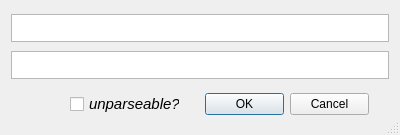
<?xml version="1.0" encoding="UTF-8"?>
<ui version="4.0">
 <class>Dialog</class>
 <widget class="QDialog" name="Dialog">
  <property name="windowModality">
   <enum>Qt::WindowModal</enum>
  </property>
  <property name="geometry">
   <rect>
    <x>0</x>
    <y>0</y>
    <width>400</width>
    <height>135</height>
   </rect>
  </property>
  <property name="minimumSize">
   <size>
    <width>400</width>
    <height>0</height>
   </size>
  </property>
  <property name="windowTitle">
   <string>Add New Line</string>
  </property>
  <property name="sizeGripEnabled">
   <bool>true</bool>
  </property>
  <layout class="QVBoxLayout" name="verticalLayout">
   <item>
    <widget class="QPlainTextEdit" name="newLine">
     <property name="minimumSize">
      <size>
       <width>360</width>
       <height>28</height>
      </size>
     </property>
     <property name="maximumSize">
      <size>
       <width>16777215</width>
       <height>28</height>
      </size>
     </property>
     <property name="toolTip">
      <string>new line</string>
     </property>
    </widget>
   </item>
   <item>
    <widget class="QPlainTextEdit" name="newGloss">
     <property name="minimumSize">
      <size>
       <width>360</width>
       <height>28</height>
      </size>
     </property>
     <property name="maximumSize">
      <size>
       <width>16777215</width>
       <height>28</height>
      </size>
     </property>
     <property name="toolTip">
      <string>new gloss (optional if line is unparseable)</string>
     </property>
    </widget>
   </item>
   <item>
    <layout class="QHBoxLayout" name="horizontalLayout">
     <property name="leftMargin">
      <number>40</number>
     </property>
     <item>
      <widget class="QCheckBox" name="parsingBox">
       <property name="minimumSize">
        <size>
         <width>110</width>
         <height>0</height>
        </size>
       </property>
       <property name="maximumSize">
        <size>
         <width>110</width>
         <height>16777215</height>
        </size>
       </property>
       <property name="font">
        <font>
         <pointsize>11</pointsize>
         <italic>true</italic>
        </font>
       </property>
       <property name="toolTip">
        <string>check this box if the line is not a parseable
line in the target language (e.g., it is spoken
in the contact language, it is an interjectiion,
etc.). For interlocutors other than the main 
narrator, a change of speaker, etc., add the
initials plus a colon and a space to the gloss.</string>
       </property>
       <property name="text">
        <string>unparseable?</string>
       </property>
      </widget>
     </item>
     <item>
      <widget class="QDialogButtonBox" name="buttonBox">
       <property name="minimumSize">
        <size>
         <width>164</width>
         <height>32</height>
        </size>
       </property>
       <property name="maximumSize">
        <size>
         <width>164</width>
         <height>32</height>
        </size>
       </property>
       <property name="standardButtons">
        <set>QDialogButtonBox::Cancel|QDialogButtonBox::Ok</set>
       </property>
      </widget>
     </item>
    </layout>
   </item>
  </layout>
 </widget>
 <resources/>
 <connections/>
</ui>
